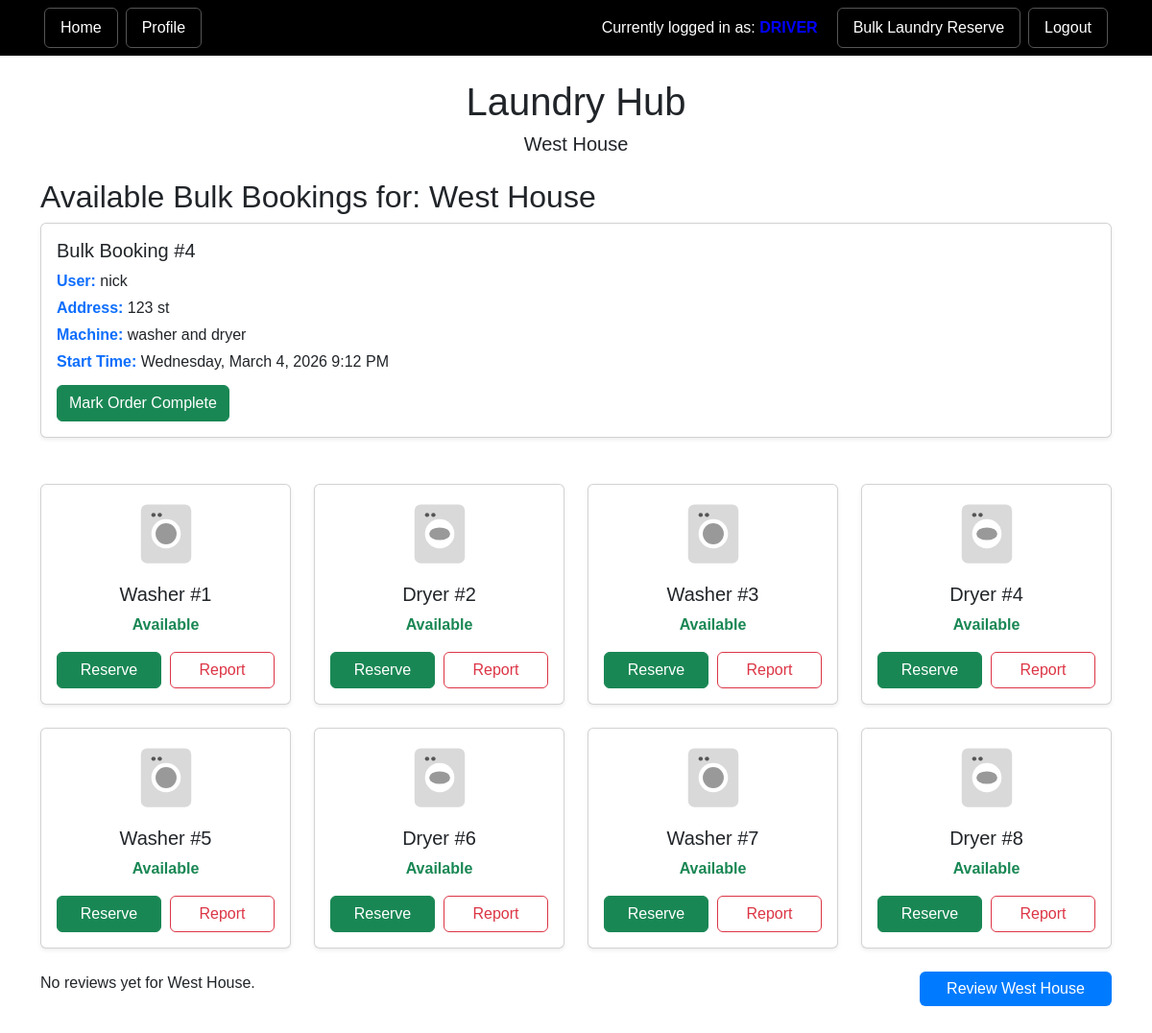
The app's page /location/1 (signed in) with its own data.
### app/main/models.py (models this page shows, shortened)
class User(UserMixin,db.Model):
    __tablename__='user'
    id: sqlo.Mapped[int] = sqlo.mapped_column(primary_key=True)
    username: sqlo.Mapped[str] = sqlo.mapped_column(sqla.String(64))
    email: sqlo.Mapped[str] = sqlo.mapped_column(sqla.String(120))
    user_type: sqlo.Mapped[str] = sqlo.mapped_column(sqla.String(50))
    address: sqlo.Mapped[str] = sqlo.mapped_column(sqla.String(256), nullable=True)
    password_hash: sqlo.Mapped[Optional[str]] = sqlo.mapped_column(sqla.String(256))
    create_bookings: sqlo.Mapped[List["Booking"]] = sqlo.relationship("Booking",foreign_keys="Booking.user_id",back_populates= "user")
    claim_bookings: sqlo.Mapped[List["Booking"]] = sqlo.relationship("Booking", foreign_keys="Booking.driver_id", back_populates= "driver")
    reservations: sqlo.Mapped[List["Reservation"]] = sqlo.relationship("Reservation", back_populates="user", foreign_keys="[Reservation.user_id]")
    __mapper_args__ = {
        'polymorphic_identity' : 'User',
        'polymorphic_on' : user_type
    }

class Location(db.Model):
    id: sqlo.Mapped[int] = sqlo.mapped_column(primary_key=True)
    name: sqlo.Mapped[str] = sqlo.mapped_column(sqla.String(50))
    machines: sqlo.Mapped[List["Machine"]] = sqlo.relationship("Machine", back_populates="location")
    reviews: sqlo.Mapped[List["Review"]] = sqlo.relationship("Review", back_populates="location")
    reservations: sqlo.Mapped[List["Reservation"]] = sqlo.relationship("Reservation", back_populates="location")
    bookings: sqlo.Mapped[List["Booking"]] = sqlo.relationship("Booking", back_populates="location")

class Booking(db.Model):
    id: sqlo.Mapped[int] = sqlo.mapped_column(primary_key=True)
    user_id: sqlo.Mapped[int] = sqlo.mapped_column(sqla.ForeignKey("user.id"))
    driver_id: sqlo.Mapped[Optional[int]] = sqlo.mapped_column(sqla.ForeignKey("user.id"),nullable=True)
    address: sqlo.Mapped[str] = sqlo.mapped_column(sqla.String(200))
    location: sqlo.Mapped[Optional["Location"]] = sqlo.relationship("Location", back_populates="bookings")
    location_id: sqlo.Mapped[Optional[int]] = sqlo.mapped_column(sqla.Integer, sqla.ForeignKey('location.id'))
    user: sqlo.Mapped["User"] = sqlo.relationship("User", foreign_keys=[user_id], back_populates="create_bookings")
    driver: sqlo.Mapped["Driver"] = sqlo.relationship("Driver", foreign_keys=[driver_id], back_populates="claim_bookings")
    status: sqlo.Mapped[str] = sqlo.mapped_column(sqla.String(50), default="Pending")
    progress: sqlo.Mapped[List[str]] = sqlo.mapped_column(JSON, default=lambda:["Pending"])
    machine_type: sqlo.Mapped[str] = sqlo.mapped_column(sqla.String(50))
    start_time: sqlo.Mapped[Optional[datetime]] = sqlo.mapped_column(default = lambda : datetime.now(timezone.utc))

class Machine(db.Model):
    id: sqlo.Mapped[int] = sqlo.mapped_column(primary_key=True)
    type: sqlo.Mapped[str] = sqlo.mapped_column(sqla.String(10))
    is_reserved: sqlo.Mapped[bool] = sqlo.mapped_column(sqla.Boolean, default=False)
    reserved_by_id: sqlo.Mapped[Optional[int]] = sqlo.mapped_column(sqla.Integer, sqla.ForeignKey('user.id'))
    reserved_by: sqlo.Mapped[Optional["User"]] = sqlo.relationship("User")
    reserved_until: sqlo.Mapped[Optional[datetime]] = sqlo.mapped_column(sqla.DateTime(timezone=True), nullable=True)
    reserved_time: sqlo.Mapped[Optional[str]] = sqlo.mapped_column(sqla.String(20))
    location_id: sqlo.Mapped[int] = sqlo.mapped_column(sqla.Integer, sqla.ForeignKey('location.id'), nullable=False)
    location: sqlo.Mapped[Optional["Location"]] = sqlo.relationship("Location", back_populates="machines")
    reports: sqlo.Mapped[List["Report"]] = sqlo.relationship("Report", back_populates="machine")
    status: sqlo.Mapped[str] = sqlo.mapped_column(sqla.Enum("available", "in-use", "broken", name="machine_status"), default="available")

### app/main/routes.py (the view)
@bp_main.route('/location/<int:location_id>')
@login_required
def location(location_id):
    machines = db.session.query(Machine).filter(Machine.location_id == location_id).all()
    bulk_bookings = db.session.scalars(
        sqla.select(Booking).where(Booking.location_id == location_id)
    ).all()
    location = db.session.get(Location, location_id)
    if not location:
        flash("Location not found", "danger")
        return redirect(url_for('main.map_page'))
    return render_template(
        "index.html",   # reuse your existing machine page
        title=f"Location {location_id}",
        subtitle= location.name,
        machines=machines,
        bulk_bookings=bulk_bookings,
        location=location
    )

### app/main/models.py (called while the page is built)
@login.user_loader
def load_user(id):
    return db.session.get(User, int(id))

### app/main/templates/index.html (shortened to what this page needs)
{% extends "base.html" %}
{% block content %}
<h1 class="text-center mt-4">Laundry Hub</h1>
<h5 class="text-center">{{ subtitle }}</h5>
<div class="mt-4 review-box">
    {% if current_user.user_type == "Driver" %}
        {% if location.bookings %}
            <h2>Available Bulk Bookings for: {{ location.name }}</h2>
            <div>
                {% for booking in location.bookings %}
                    {% include '_booking.html'%}
                {% endfor %}
            </div>
        {% else %}
            <p>No new bookings for {{ location.name }}.</p>
        {% endif %}
    {% endif %}
    </div>
<div class="row row-cols-1 row-cols-md-4 g-4 mt-4">
  {% for machine in machines %}
    {% include '_machine.html'%}
  {% endfor %}
    <div class="mt-4 review-box">
        {% if not location.reviews %}
            <div class ="review-header">
                <p>No reviews yet for {{ location.name }}.</p>
                <div class="text-center review-btn-div">
                    <a class="btn btn-primary review-btn" href="{{ url_for('main.location_review', location_id=location.id) }}">Review {{ location.name }}</a>
                </div>
            </div>
        {% endif %}
</div>
{% endblock %}

### app/main/templates/base.html (shortened to what this page needs)
<!doctype html>
<html lang="en">
  <head>
    <link rel="stylesheet" href="https://cdn.jsdelivr.net/npm/bootstrap-icons@1.11.3/font/bootstrap-icons.css">
    <link
        href="https://cdn.jsdelivr.net/npm/bootstrap@5.3.2/dist/css/bootstrap.min.css"
        rel="stylesheet"
>
    <link rel="stylesheet" href="{{ url_for('static', filename='css/main.css') }}">
  </head>
  <body>
    <nav class="navbar navbar-expand-lg navbar-dark bg-dark mb-4">
      <div class="container">
        <div class="collapse navbar-collapse" id="navbarNav">
          <ul class="navbar-nav me-auto mb-2 mb-lg-0">
            <li class="nav-item">
              <a class="nav-link border border-secondary rounded px-3 mx-1 text-white" href="{{ url_for('main.map_page') }}">Home</a>
            {% if not current_user.is_anonymous %}
            <li class="nav-item">
              <a class="nav-link border border-secondary rounded px-3 mx-1 text-white" href="{{ url_for('main.profile') }}">Profile</a>
            </li>
            {% endif %}
          </ul>
          <ul class="navbar-nav mb-2 mb-lg-0 align-items-center hide-on-small">
            {% if current_user.is_anonymous %}
            <li class="nav-item">
              <a class="nav-link border border-secondary rounded px-3 mx-1 text-white" href="{{ url_for('auth.login') }}">Login</a>
            </li>
            <li class="nav-item">
              <a class="nav-link border border-secondary rounded px-3 mx-1 text-white" href="{{ url_for('auth.register') }}">Register</a>
            </li>
            <li class="nav-item">
              <a class="nav-link border border-secondary rounded px-3 mx-1 text-white" href="{{ url_for('auth.admin_register') }}">Admin Registration</a>
            </li>
            {% else %}
            <li class= "nav-item me-3">
              <span class="text-white">Currently logged in as: <strong style="color:blue; text-transform: uppercase;">{{ current_user.user_type }}</strong></span>
            </li>
            {% if location %}
              <li class="nav-item">
                <a class="nav-link border border-secondary rounded px-3 mx-1 text-white" href="{{ url_for('main.reserve_bulk', location_id=location.id) }}">Bulk Laundry Reserve</a>
              </li>
            {% endif %}
            <li class="nav-item">
              <a class="nav-link border border-secondary rounded px-3 mx-1 text-white" href="{{ url_for('auth.logout') }}">Logout</a>
            </li>
            {% endif %}
          </ul>
        </div>
      </div>
    </nav>
    <div class="container mt-3">
      {% block content %}{% endblock %}
    </div>
  </body>
</html>

### app/main/templates/_booking.html (shortened to what this page needs)
    <div class="card mb-3 shadow-sm" id="booking-{{booking.id}}">
        <div class="card-body">
            <h5 class="card-title">Bulk Booking #{{booking.id}}</h5>
                <p class="mb-1">
                    <span class="fw-semibold text-primary">User:</span>
                    {{ booking.user.username }}
                </p>
                <p class="mb-1">
                    <span class="fw-semibold text-primary">Address:</span>
                    {{ booking.user.address }}
                </p>
                <p class="mb-1">
                    <span class="fw-semibold text-primary">Machine:</span>
                    {{ booking.machine_type }}
                </p>
                <p class="mb-1">
                    <span class="fw-semibold text-primary">Start Time:</span>
                    {{ moment(booking.start_time).format('LLLL') }}
                </p>
            {% if current_user.user_type == "Driver" %}
                {% if not booking.driver_id %}
                    <form method="POST" action="{{ url_for('main.claim_booking', booking_id=booking.id)}}">
                        <button class="btn btn-outline-success">Select Booking </button>
                    </form>
                {% elif booking.status == "Delivering" %}
                    <form method="POST" action="{{ url_for('main.complete_delivery', booking_id=booking.id) }}">
                        <button class="btn btn-success mt-2">Mark Order Complete</button>
                    </form>
                {% else %}
                    <form method="POST" action="{{ url_for('main.status_update', booking_id=booking.id)}}">
                        <button class="btn btn-success" disabled> Claimed </button>
                    </form>
                {% endif %}
            {% endif %}
        </div>
    </div>

### app/main/templates/_machine.html (shortened to what this page needs)
<div class="col">
  <div class="card shadow-sm h-100 text-center machine-card">
    <div class="card-body">
        {% set mtype = machine.type|lower %}
        {% if mtype == "washer" %}
        <svg class="machine-icon" viewBox="0 0 64 64">
        <rect x="8" y="4" width="48" height="56" rx="6" fill="#d9d9d9"/>
        <circle cx="32" cy="32" r="14" fill="white"/>
        <circle cx="32" cy="32" r="10" fill="#999"/>
        <circle cx="20" cy="14" r="2" fill="#555"/>
        <circle cx="26" cy="14" r="2" fill="#555"/>
        </svg>
        {% elif mtype == "dryer" %}
        <svg class="machine-icon" viewBox="0 0 64 64">
        <rect x="8" y="4" width="48" height="56" rx="6" fill="#d9d9d9"/>
        <circle cx="32" cy="32" r="14" fill="white"/>
        <ellipse cx="32" cy="32" rx="10" ry="6" fill="#999"/>
        <circle cx="20" cy="14" r="2" fill="#555"/>
        <circle cx="26" cy="14" r="2" fill="#555"/>
        </svg>
        {% else %}
        <svg class="machine-icon" viewBox="0 0 64 64">
        <rect x="8" y="4" width="48" height="56" rx="6" fill="#ccc"/>
        </svg>
        {% endif %}
      <h5 class="mt-3">{{ machine.type|capitalize }} #{{ machine.id }}</h5>
      {% if machine.status == "broken" %}
        <p class="text-danger fw-bold">Broken</p>
        <button class="btn btn-secondary btn-sm" disabled>
          Out of Service
        </button>
      {% else %}
        <p class="text-success fw-bold">Available</p>
        <div class="d-flex justify-content-between align-items-center mt-3 resv-rpt-btns">
          <a class="btn btn-success card-btn"
             href="{{ url_for('main.machine_calendar',
                              machine_id=machine.id) }}">
            Reserve
          </a>
          <a class="btn btn-outline-danger card-btn" href="{{ url_for('main.report', machine_id=machine.id) }}">
            Report
          </a>
        </div>
      {% endif %}
    </div>
  </div>
</div>

### app/static/css/main.css (style rules this page uses)
body { font-family: Arial, sans-serif; background-color: white; margin-bottom: 75px; }
.navbar { background-color: black !important; }
.nav-link { border: 1px solid #555 !important; margin-right: 10px; color: white !important; }
.btn-primary { background-color: #007bff !important; border: none; width: 200px; }
.machine-icon { width: 70px; height: 70px; transition: transform 0.6s ease, fill 0.4s ease; }
ul { list-style: none; padding-left: 0; margin-bottom: 0; }
.review-btn-div { width: 45%; }
.review-btn { float: right; }
.review-box { width: 100%; margin-top: 20px; }
.review-header { display: flex; justify-content: space-between; }
.card-btn { width: 48%; }

### records on screen
User: user_type "DRIVER"
Location: name "West House"
Booking: id "4", user.username "nick", user.address "123 st", machine_type "washer and dryer", start_time "Wednesday, March 4, 2026 9:12 PM"
Machine: type "Washer", id "1"
Machine: type "Dryer", id "2"
Machine: type "Washer", id "3"
Machine: type "Dryer", id "4"
Machine: type "Washer", id "5"
Machine: type "Dryer", id "6"
Machine: type "Washer", id "7"
Machine: type "Dryer", id "8"
